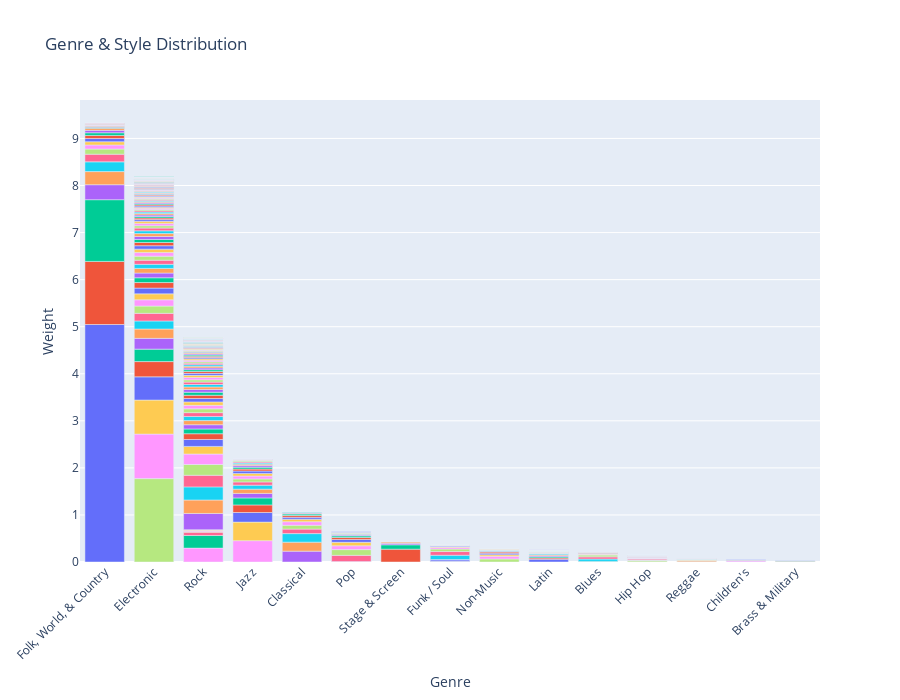

Notebook cell for this chart:
### Markdown cell above
## Genre & Style Analysis

Analyze the distribution of music genres and sub-genres in the collection.

### Code cell
# Process genre data
parent_data = []
for track in df.genres_processed:
    total = sum(g["probability"] for g in track)
    for genre in track:
        parent_data.append(
            {
                "parent": genre["parent"],
                "style": genre["style"],
                "weight": genre["probability"] / total,
            }
        )

parent_df = pd.DataFrame(parent_data)
parent_totals = parent_df.groupby(["parent", "style"])["weight"].sum().reset_index()
parent_summary = parent_totals.groupby("parent")["weight"].sum().reset_index()

# Sort parent genres by weight in descending order
parent_summary = parent_summary.sort_values(by="weight", ascending=False)

# Sort styles within each parent genre by weight in descending order
parent_totals = parent_totals.sort_values(
    by=["parent", "weight"], ascending=[True, False]
)

# Define a dictionary to store the sorted order of styles for each parent genre
style_order = {}
for parent in parent_summary["parent"]:
    # Get the styles for the current parent genre and sort them by weight in descending order
    styles = (
        parent_totals[parent_totals["parent"] == parent]
        .sort_values(by="weight", ascending=False)["style"]
        .tolist()
    )
    # Add the sorted styles to the style_order dictionary
    style_order[parent] = styles

# Interactive plot
fig = px.bar(
    parent_totals,
    x="parent",
    y="weight",
    color="style",
    hover_data=["style", "weight"],
    title="Genre & Style Distribution",
    labels={"weight": "Weight", "parent": "Genre"},
    category_orders={
        "parent": parent_summary["parent"].tolist(),
        "style": [
            style
            for parent in parent_summary["parent"]
            for style in style_order[parent]
        ],
    },
)

fig.update_layout(xaxis_tickangle=-45, height=700, showlegend=False)

fig.show()
